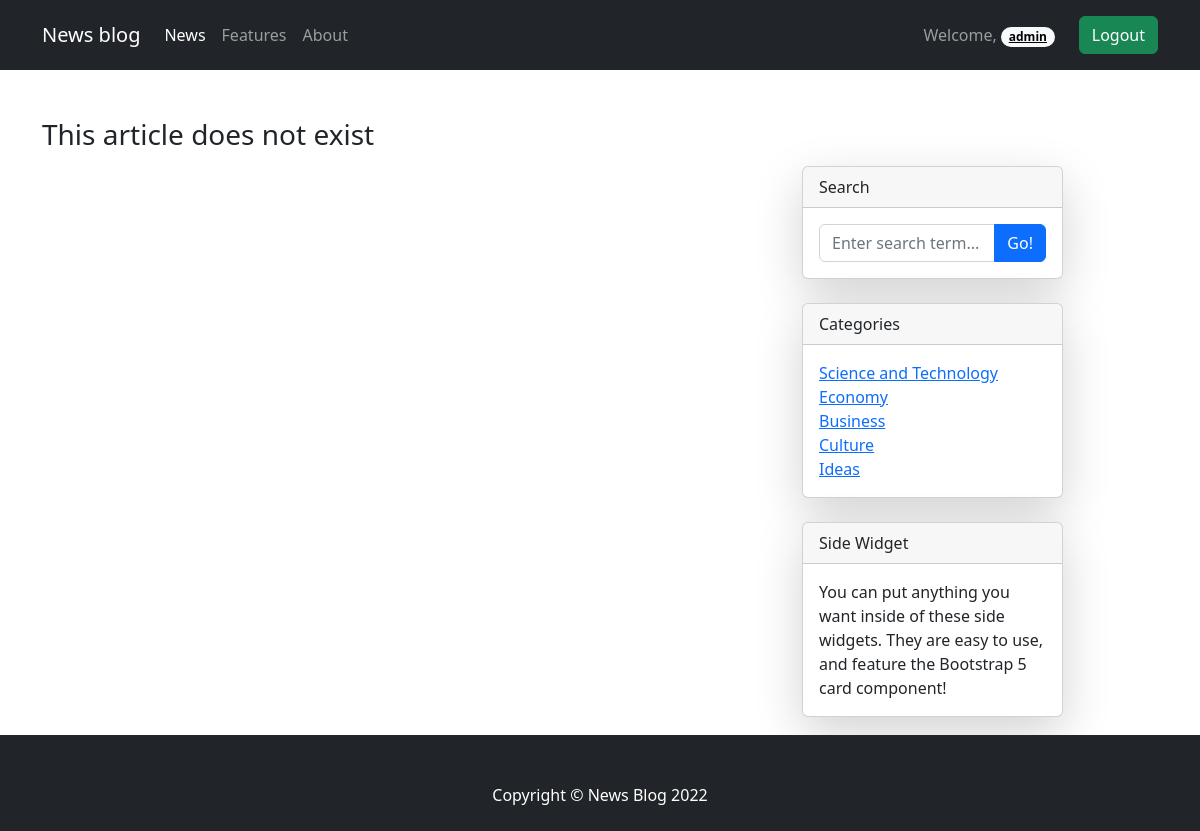
Page /article/1/ (signed in) on the committed database.
### news/models.py (models this page shows)
class Category(models.Model):
    name = models.CharField(max_length=32)
    class Meta:
        verbose_name_plural = 'Category'
    def __str__(self):
        return self.name

### news/views.py (the view)
# urls.py: path('article/<int:article_pk>/', news_views.show_article, name='article'),
def show_article(request, article_pk):
    context = create_context_for_one(pk=article_pk)
    return render(request, template_name='news/article.html', context=context)

### news/services.py (called while the page is built)
def create_context_for_one(pk: int) -> dict:
    categories = Category.objects.all()
    error = 'This article does not exist'
    try:
        news = Article.objects.get(pk=pk)
        page_name = news.title
    except Article.DoesNotExist:
        news = None
        page_name = 'News'
    return {'page_name': page_name, 'news': news, 'categories': categories, 'error': error}

### news/templates/news/article.html (shortened to what this page needs)
{% extends 'base.html' %}
{% block content %}
{% if news %}
<div class="container mt-4 mb-4">
    <div class="row">
        <div class="col-lg-8">
            <article>
                <header class="mb-4">
                    <h1 class="fw-bolder mb-1">{{ news.title }}</h1>
                    <div class="text-muted fst-italic mb-2">Posted on {{ news.date_of_create|date:'M j Y H:i' }} by {{ news.author }}
                    </div>
                    <a class="badge bg-secondary text-decoration-none link-light" href="#!">{{ news.category }}</a>
                </header>
                <figure class="mb-4"><img class="img-fluid rounded" src="{{ news.image.url }}" alt="..."/></figure>
                <section class="mb-5">
                    <p class="fs-5 mb-4">{{ news.article }}</p>
                </section>
            </article>
            <section class="mb-5">
                <div class="card bg-light">
                    <div class="card-body">
                        <form class="mb-4"><textarea class="form-control" rows="3"
                                                     placeholder="Join the discussion and leave a comment!"></textarea>
                        </form>
                        <div class="d-flex mb-4">
                            <div class="flex-shrink-0"><img class="rounded-circle"
                                                            src="https://dummyimage.com/50x50/ced4da/6c757d.jpg"
                                                            alt="..."/></div>
                            <div class="ms-3">
                                <div class="fw-bold">Commenter Name</div>
                                If you're going to lead a space frontier, it has to be government; it'll never be
                                private enterprise. Because the space frontier is dangerous, and it's expensive, and it
                                has unquantified risks.
                                <div class="d-flex mt-4">
                                    <div class="flex-shrink-0"><img class="rounded-circle"
                                                                    src="https://dummyimage.com/50x50/ced4da/6c757d.jpg"
                                                                    alt="..."/></div>
                                    <div class="ms-3">
                                        <div class="fw-bold">Commenter Name</div>
                                        And under those conditions, you cannot establish a capital-market evaluation of
                                        that enterprise. You can't get investors.
                                    </div>
                                </div>
                                <div class="d-flex mt-4">
                                    <div class="flex-shrink-0"><img class="rounded-circle"
                                                                    src="https://dummyimage.com/50x50/ced4da/6c757d.jpg"
                                                                    alt="..."/></div>
                                    <div class="ms-3">
                                        <div class="fw-bold">Commenter Name</div>
                                        When you put money directly to a problem, it makes a good headline.
                                    </div>
                                </div>
                            </div>
                        </div>
                        <div class="d-flex">
                            <div class="flex-shrink-0"><img class="rounded-circle"
                                                            src="https://dummyimage.com/50x50/ced4da/6c757d.jpg"
                                                            alt="..."/></div>
                            <div class="ms-3">
                                <div class="fw-bold">Commenter Name</div>
                                When I look at the universe and all the ways the universe wants to kill us, I find it
                                hard to reconcile that with statements of beneficence.
                            </div>
                        </div>
                    </div>
                </div>
            </section>
        </div>
        {% else %}
        <div class="container mt-5">
            <div class="row">
                <div class="col-lg-8">
                    <header class="mb-4">
                        <h3>{{ error }}</h3>
                    </header>
                </div>
                {% endif %}
                <div class="col-lg-3 mt-5">
                    <div class="card mb-4 shadow-lg">
                        <div class="card-header">Search</div>
                        <div class="card-body">
                            <div class="input-group">
                                <input class="form-control" type="text" placeholder="Enter search term..."
                                       aria-label="Enter search term..." aria-describedby="button-search"/>
                                <button class="btn btn-primary" id="button-search" type="button">Go!</button>
                            </div>
                        </div>
                    </div>
                    <div class="card mb-4 shadow-lg">
                        <div class="card-header">Categories</div>
                        <div class="card-body">
                            <div class="row">
                                <div class="col">
                                    <ul class="list-unstyled mb-0">
                                        {% for cat in categories %}
                                        <li><a href="{% url 'home' cat.id %}">{{ cat }}</a></li>
                                        {% endfor %}
                                    </ul>
                                </div>
                            </div>
                        </div>
                    </div>
                    <div class="card mb-4 shadow-lg">
                        <div class="card-header">Side Widget</div>
                        <div class="card-body">You can put anything you want inside of these side widgets. They are easy
                            to use, and feature the Bootstrap 5 card component!
                        </div>
                    </div>
                </div>
            </div>
        </div>
        {% endblock %}

### templates/base.html (shortened to what this page needs)
<!DOCTYPE html>
<html lang="en">
<head>
    <link href="https://cdn.jsdelivr.net/npm/bootstrap@5.2.3/dist/css/bootstrap.min.css" rel="stylesheet"
>
    {% load static %}
    <link rel="stylesheet" href="{% static 'css/style.css' %}">
</head>
<body>
    <div class="wrapper">
        <nav class="navbar navbar-expand-lg navbar-dark bg-dark">
            <div class="container">
                <a class="navbar-brand" href="{% url 'home' %}">News blog</a>
                <div class="collapse navbar-collapse" id="navbarText">
                    <ul class="navbar-nav me-auto mb-2 mb-lg-0">
                        <li class="nav-item">
                            <a class="nav-link active" aria-current="page" href="{% url 'home' %}">News</a>
                        </li>
                        <li class="nav-item">
                            <a class="nav-link" href="#">Features</a>
                        </li>
                        <li class="nav-item">
                            <a class="nav-link" href="#">About</a>
                        </li>
                    </ul>
                    {% if user.is_authenticated %}
                    <span class="navbar-text">
                        Welcome, <a class="badge rounded-pill text-bg-light" href="{% url 'profile' %}">{{ user.username }}</a>
                    </span>
                    <span class="navbar-text">
                        <form action="{% url 'logout' %}" method="POST">
                            <button type="submit" class="btn btn-success ms-4">Logout</button>
                        </form>
                    </span>
                    {% endif %}
                </div>
            </div>
        </nav>
        <div class="content">{% block content %} {% endblock %}</div>
        <footer class="py-5 bg-dark">
            <div class="container"><p class="m-0 text-center text-white">Copyright &copy; News Blog 2022</p></div>
        </footer>
    </div>
</body>
</html>

### static/css/style.css (style rules this page uses)
* { margin: 0; padding: 0; }
html, body { height: 100%; }
.wrapper { position: relative; min-height: 100%; }
.content { padding-bottom: 90px; }
footer { position: absolute; left: 0; bottom: 0; width: 100%; height: 80px; }

### rows in the picture
Category: name "Science and Technology"
Category: name "Economy"
Category: name "Business"
Category: name "Culture"
Category: name "Ideas"

### other values in the picture
{{ user.username }} "admin"
{{ error }} "This article does not exist"
